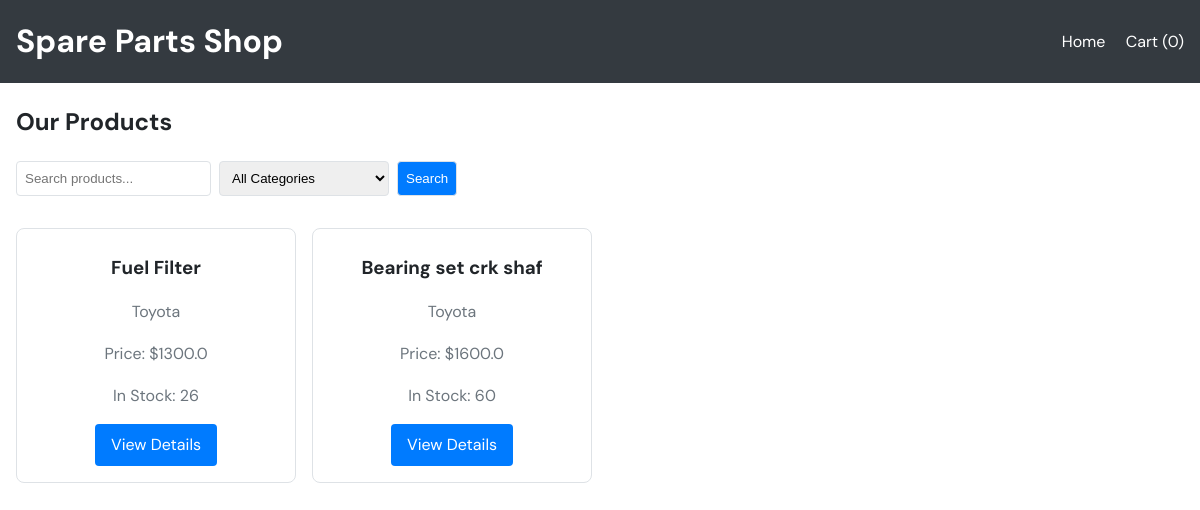
The page /store/ on the database as committed earlier.
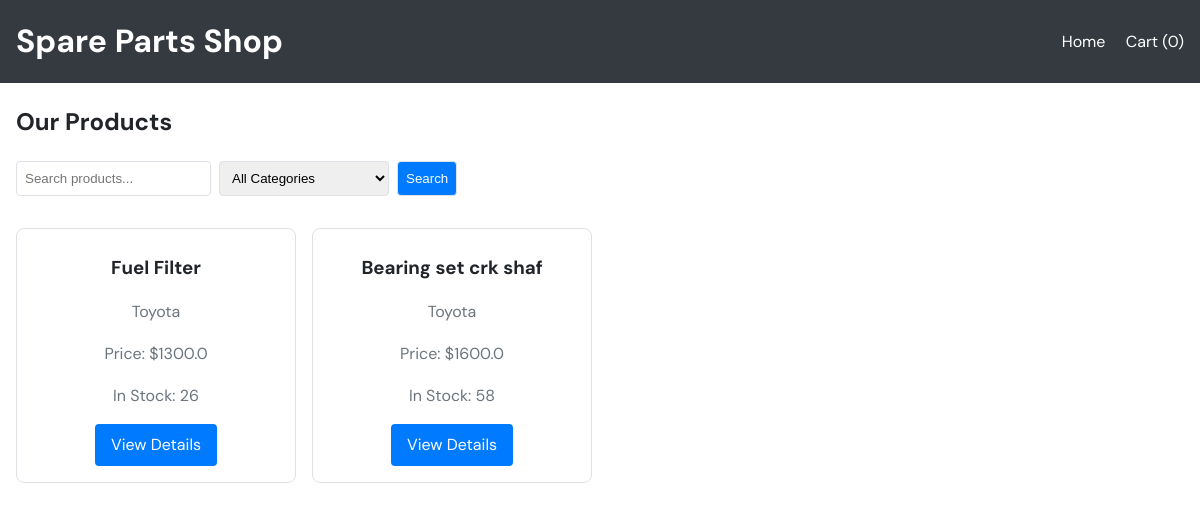
The same page on the database as committed later.
### inventory/models.py (models this page shows, shortened)
class Product(models.Model):
    sku = models.CharField(max_length=50, unique=True, blank=True, help_text="Stock keeping unit")
    part_number = models.CharField(max_length=50, blank=True, help_text="OEM number")
    name = models.CharField(max_length=100)
    brand = models.CharField(max_length=50, blank=True)
    category = models.ForeignKey(Category, on_delete=models.SET_NULL, null=True, blank=True)
    quantity = models.PositiveIntegerField(default=0)
    reorder_level = models.PositiveIntegerField(default=0, help_text="Quantity at which to reorder")
    cost_price = models.FloatField(default=0)
    selling_price = models.FloatField()
    wholesale_price = models.FloatField(default=0)
    location = models.CharField(max_length=150, blank=True, help_text="Physical storage location (shelf, bin)")
    purpose = models.CharField(max_length=150, blank=True, help_text="Part purpose e.g. DIFFERENTIAL PINION")
    vehicle_application = models.TextField(blank=True, help_text="Car/vehicle types this part fits")
    compatibilities = models.ManyToManyField(
        "CarModel",
        blank=True,
        related_name="compatible_products",
        help_text="Vehicle models this part fits"
    )
    LOW_STOCK_THRESHOLD = 5

### store/views.py (the view)
# urls.py: path("", views.product_list, name="product_list"),
def product_list(request):
    products = Product.objects.filter(quantity__gt=0).select_related('category')
    categories = Category.objects.all()
    q = request.GET.get('q', '')
    category_id = request.GET.get('category')
    if q:
        products = products.filter(name__icontains=q)
    if category_id:
        products = products.filter(category_id=category_id)
    cart_count = sum(request.session.get('store_cart', {}).values())
    return render(request, 'store/product_list.html', {
        'products': products,
        'categories': categories,
        'q': q,
        'selected_category': category_id,
        'cart_count': cart_count,
    })

### store/templates/store/product_list.html (shortened to what this page needs)
<!DOCTYPE html>
<html lang="en">
<head>
</head>
<body>
    <header>
        <div class="container">
            <h1>Spare Parts Shop</h1>
            <nav>
                <a href="{% url 'store_home' %}">Home</a>
                <a href="{% url 'cart' %}">Cart ({{ cart_count }})</a>
            </nav>
        </div>
    </header>
    <main class="container">
        <h2>Our Products</h2>
        <form class="search-form" method="get">
            <input type="text" name="q" placeholder="Search products..." value="{{ q }}">
            <select name="category">
                <option value="">All Categories</option>
            </select>
            <button type="submit" class="btn">Search</button>
        </form>
        <div class="products">
            {% for product in products %}
            <div class="product-card">
                <h3>{{ product.name }}</h3>
                <p>{{ product.brand }}</p>
                <p>Price: ${{ product.selling_price }}</p>
                <p>In Stock: {{ product.quantity }}</p>
                <a href="{% url 'product_detail' product.pk %}" class="btn">View Details</a>
            </div>
            {% endfor %}
        </div>
    </main>
</body>
</html>

Rows that differ between the two databases and show on the page:
changed Product "Bearing set crk shaf": quantity "60" → "58"
